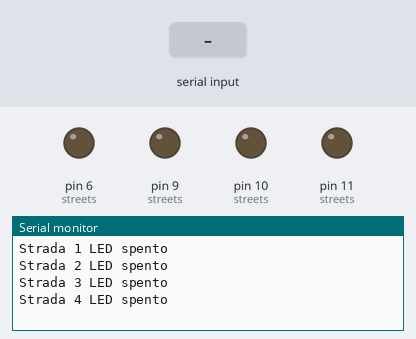
A sketch run on a simulated Arduino Uno, built with avr-gcc and run on an emulated ATmega328P. Parts: output pins drawn as LEDs (lit = HIGH), the last lines printed to the serial monitor. The test bench sets the inputs (shaded band).

Above: at 1.2 s.
1.3 s: ",\n" received over Serial
At 1.7 s:
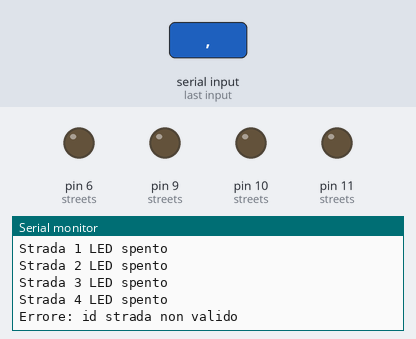
2.8 s: "90,45\n" received over Serial
At 4.0 s:
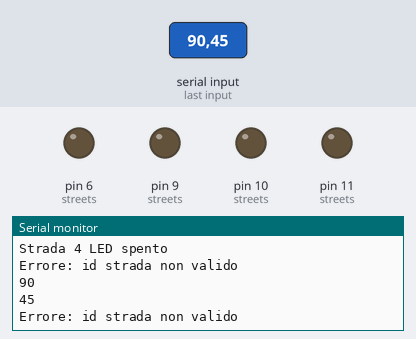
4.3 s: "0\n" received over Serial
At 4.7 s:
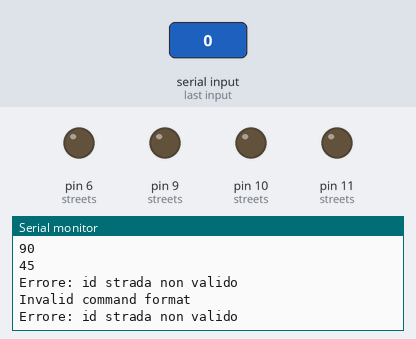
Timing chart, 0 to 7.3 s (numbered marks = the images above; inputs shaded):
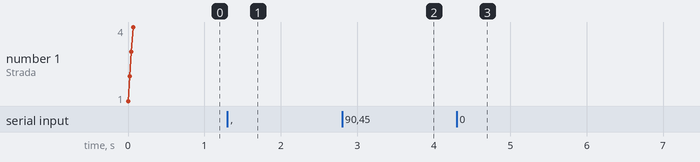

The sketch:

test_pista.ino
```cpp
#define LED_RED 9
#define LED_BLUE 10
#define LED_WHITE 6
#define LED_YELLOW 11

typedef enum {
  GREEN,
  YELLOW,
  RED,
} status_t;

typedef struct {
  int id;
  status_t status;
  int pin_out;
} street_t;

void change_status(int street_id, status_t status);
void parse_cmd(String cmd, int *id, status_t *status);

street_t streets[] = {
  {1, RED, LED_RED},
  {2, RED, LED_BLUE},
  {3, RED, LED_YELLOW},
  {4, RED, LED_WHITE},
};

void setup () {
  Serial.begin(9600);  // Avvia la comunicazione seriale a 9600 baud
  for (int i = 0; i < sizeof(streets) / sizeof(street_t); i++) {
	pinMode(streets[i].pin_out, OUTPUT);
    change_status(i + 1, streets[i].status);
  }
}

void loop () {
  int     id;
  status_t  status;

  while (Serial.available() == 0)
    ;
  String cmd = Serial.readStringUntil('\n');
  parse_cmd(cmd, &id, &status);
  change_status(id, status);
  delay(500);
}

/*
* Parse command "ID,STATUS\n"
*/
void parse_cmd(String cmd, int *id, status_t *status) {
  int commaIndex = cmd.indexOf(",");
  if (commaIndex == -1) {
    Serial.println("Invalid command format");
    return;
  }

  String id_str = cmd.substring(0, commaIndex);
  String status_str = cmd.substring(commaIndex + 1, cmd.indexOf("\n"));

  Serial.println(id_str);
  Serial.println(status_str);

  *id = id_str.toInt();
  *status = (status_t)(status_str.toInt());
}

/*
* Cambia lo stato di una strada
*/
void change_status(int street_id, status_t status) {
  if (street_id < 1 || street_id > 4) {
    Serial.println("Errore: id strada non valido");
    return;
  }

  street_t street = streets[street_id - 1];
  switch (status) {
  case RED:
  case YELLOW:
    digitalWrite(street.pin_out, LOW);
	Serial.print("Strada ");
	Serial.print(street.id);
	Serial.println(" LED spento");
    break;
  case GREEN:
 	 Serial.print("Strada ");
	Serial.print(street.id);
	Serial.println("LED acceso");
    digitalWrite(street.pin_out, HIGH);
    break;
  default:
    Serial.println("Errore: stato non valido");
    return;
  }
  street.status = status;
}
```

Measured:
- after the input at 1.3 s, the serial monitor: prints a new line at once (image 1)
- after the input at 2.8 s, the serial monitor: prints a new line at once (image 2)
- after the input at 4.3 s, the serial monitor: prints a new line at once (image 3)
